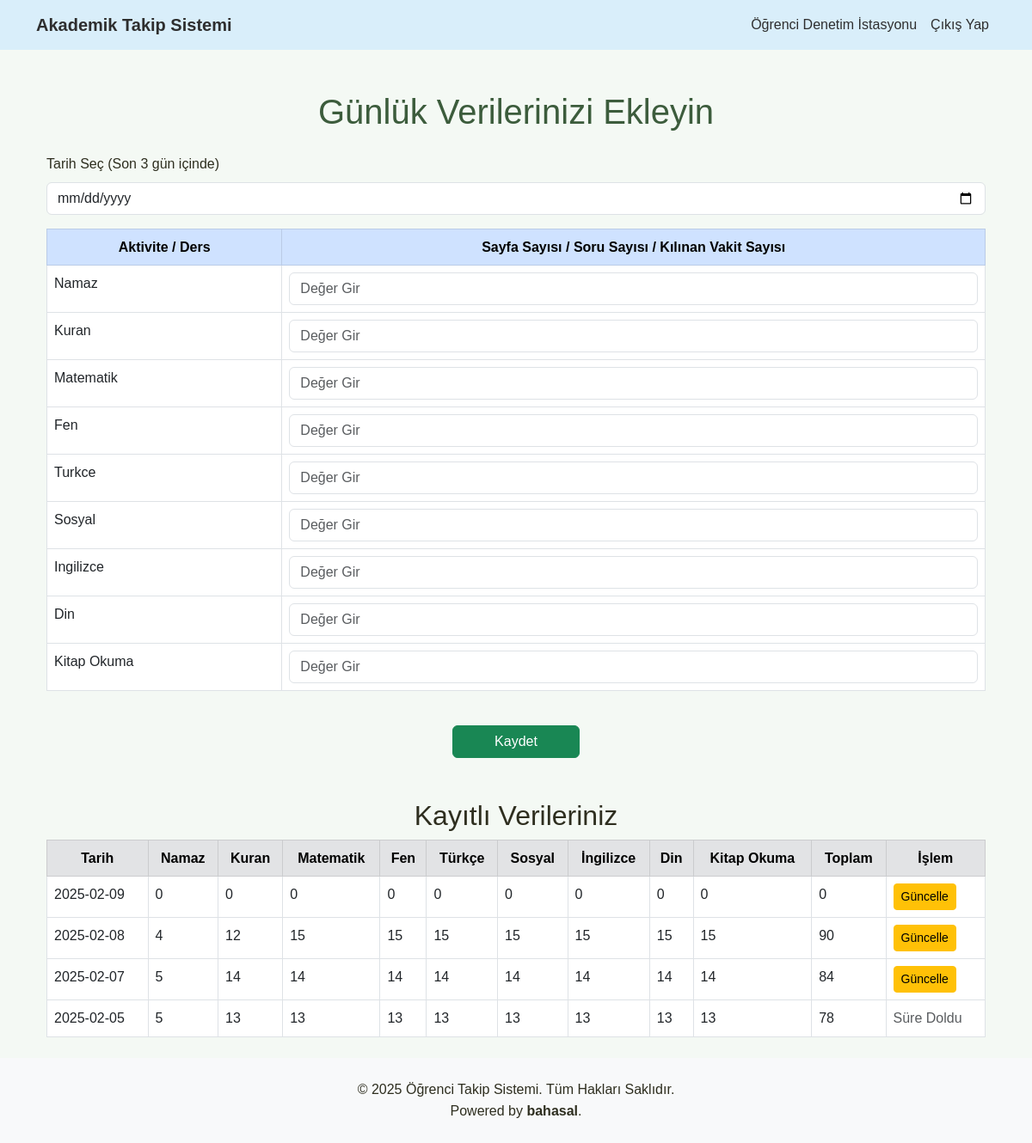
Page /ogrenci/gunluk_veri_ekle (signed in) on the committed database.
### models/veri.py (models this page shows, shortened)
class GunlukVeri(db.Model):
    __tablename__ = 'gunluk_veriler'
    id = db.Column(db.Integer, primary_key=True)
    ogrenci_id = db.Column(db.Integer, db.ForeignKey('kullanicilar.id'), nullable=False)
    tarih = db.Column(db.Date, nullable=False, default=date.today)
    namaz = db.Column(db.Integer, default=0)
    kuran = db.Column(db.Integer, default=0)
    matematik = db.Column(db.Integer, default=0)
    fen = db.Column(db.Integer, default=0)
    turkce = db.Column(db.Integer, default=0)
    sosyal = db.Column(db.Integer, default=0)
    ingilizce = db.Column(db.Integer, default=0)
    din = db.Column(db.Integer, default=0)
    kitap_okuma = db.Column(db.Integer, default=0)
    ogrenci = db.relationship('Kullanici', back_populates='gunluk_veriler')
    __table_args__ = (db.UniqueConstraint('ogrenci_id', 'tarih', name='unique_ogrenci_tarih'),)

### routes/ogrenci.py (the view, shortened to what this page needs)
@ogrenci_bp.route('/gunluk_veri_ekle', methods=['GET', 'POST'])
@login_required
def gunluk_veri_ekle():
    if not (current_user.is_ogrenci() or current_user.is_ogretmen()):
        flash('Bu sayfaya erişim izniniz yok.', 'danger')
        return redirect(url_for('ogrenci.giris'))
    bugun = datetime.today().date()
    eksik_gunleri_doldur(current_user.id)
    veriler = GunlukVeri.query.filter_by(ogrenci_id=current_user.id).order_by(GunlukVeri.tarih.desc()).all()
    toplamlar = {alan: sum(getattr(veri, alan) for veri in veriler) for alan in [
        'namaz', 'kuran', 'matematik', 'fen', 'turkce', 'sosyal', 'ingilizce', 'din', 'kitap_okuma']}
    return render_template('ogrenci/gunluk_veri_ekle.html', veriler=veriler, toplamlar=toplamlar, bugun=bugun)

### models/kullanici.py (called while the page is built)
    def is_ogrenci(self):
        return self.rol == 'ogrenci'

### routes/ogrenci.py (called while the page is built, shortened)
def eksik_gunleri_doldur(ogrenci_id):
    bugun = datetime.today().date()
    son_veri = GunlukVeri.query.filter_by(ogrenci_id=ogrenci_id).order_by(GunlukVeri.tarih.desc()).first()
    if son_veri:
        son_tarih = son_veri.tarih
    else:
        son_tarih = bugun - timedelta(days=1)
    db.session.commit()

### templates/ogrenci/gunluk_veri_ekle.html (shortened to what this page needs)
{% extends "base.html" %}
{% block content %}
<div class="container mt-5">
    <h1 class="text-center mb-4">Günlük Verilerinizi Ekleyin</h1>
    <form method="post" action="{{ url_for('ogrenci.gunluk_veri_ekle') }}">
        <div class="mb-3">
            <label for="tarih" class="form-label">Tarih Seç (Son 3 gün içinde)</label>
            <input type="date" id="tarih" name="tarih" class="form-control" max="{{ bugun }}" required>
        </div>
        <div class="table-responsive">
            <table class="table table-bordered table-hover">
                <thead class="table-primary text-center">
                    <tr>
                        <th>Aktivite / Ders</th>
                        <th>Sayfa Sayısı / Soru Sayısı / Kılınan Vakit Sayısı</th>
                    </tr>
                </thead>
                <tbody>
                    {% for alan in ["namaz", "kuran", "matematik", "fen", "turkce", "sosyal", "ingilizce", "din", "kitap_okuma"] %}
                    <tr>
                        <td>{{ alan.replace("_", " ").title() }}</td>
                        <td><input type="number" name="{{ alan }}" class="form-control" min="0" placeholder="Değer Gir"></td>
                    </tr>
                    {% endfor %}
                </tbody>
            </table>
        </div>
        <div class="text-center mt-4">
            <button type="submit" class="btn btn-success px-5">Kaydet</button>
        </div>
    </form>
    {% if veriler %}
    <div class="mt-5">
        <h2 class="text-center">Kayıtlı Verileriniz</h2>
        <table class="table table-bordered table-hover">
            <thead class="table-secondary text-center">
                <tr>
                    <th>Tarih</th>
                    <th>Namaz</th>
                    <th>Kuran</th>
                    <th>Matematik</th>
                    <th>Fen</th>
                    <th>Türkçe</th>
                    <th>Sosyal</th>
                    <th>İngilizce</th>
                    <th>Din</th>
                    <th>Kitap Okuma</th>
                    <th>Toplam</th>
                    <th>İşlem</th>
                </tr>
            </thead>
            <tbody>
                {% for veri in veriler %}
                <tr>
                    <td>{{ veri.tarih }}</td>
                    <td>{{ veri.namaz }}</td>
                    <td>{{ veri.kuran }}</td>
                    <td>{{ veri.matematik }}</td>
                    <td>{{ veri.fen }}</td>
                    <td>{{ veri.turkce }}</td>
                    <td>{{ veri.sosyal }}</td>
                    <td>{{ veri.ingilizce }}</td>
                    <td>{{ veri.din }}</td>
                    <td>{{ veri.kitap_okuma }}</td>
                    <td>{{ veri.matematik + veri.fen + veri.turkce + veri.sosyal + veri.ingilizce + veri.din }}</td>
                    <td>
                        {% if (bugun - veri.tarih).days <= 3 %}
                        <a href="{{ url_for('ogrenci.gunluk_veri_ekle') }}" class="btn btn-warning btn-sm">Güncelle</a>
                        {% else %}
                        <span class="text-muted">Süre Doldu</span>
                        {% endif %}
                    </td>
                </tr>
                {% endfor %}
            </tbody>
        </table>
    </div>
    {% endif %}
</div>
{% endblock %}

### templates/base.html (shortened to what this page needs)
<!DOCTYPE html>
<html lang="tr">
<head>
    <link rel="stylesheet" href="https://cdnjs.cloudflare.com/ajax/libs/bootstrap/5.3.0/css/bootstrap.min.css">
    <link rel="stylesheet" href="{{ url_for('static', filename='css/styles.css') }}">
</head>
<body>
    <nav class="navbar navbar-expand-lg navbar-dark bg-primary">
        <div class="container">
            <a class="navbar-brand" href="{{ url_for('anasayfa') }}">Akademik Takip Sistemi</a>
            <div class="collapse navbar-collapse" id="navbarNav">
                <ul class="navbar-nav ms-auto">
                    {% if current_user.is_authenticated %}
                        <li class="nav-item">
                            {% if current_user.rol == 'ogrenci' %}
                                <a class="nav-link" href="{{ url_for('ogrenci.ogrenci_dashboard', ogrenci_id=current_user.id) }}">Öğrenci Denetim İstasyonu</a>
                            {% elif current_user.rol == 'ogretmen' %}
                                <a class="nav-link" href="{{ url_for('ogretmen.ogretmen_dashboard') }}">Öğretmen Denetim İstasyonu</a>
                            {% elif current_user.rol == 'rehber' %}
                                <a class="nav-link" href="{{ url_for('rehber.dashboard') }}">Rehber Denetim İstasyonu</a>
                            {% endif %}
                        </li>
                        <li class="nav-item">
                            <a class="nav-link" href="{{ url_for('logout') }}">Çıkış Yap</a>
                        </li>
                    {% endif %}
                </ul>
            </div>
        </div>
    </nav>
    <div class="container mt-4">
        {% block content %}{% endblock %}
    </div>
    <footer class="text-center py-4 bg-light mt-4">
        <p class="mb-0">&copy; 2025 Öğrenci Takip Sistemi. Tüm Hakları Saklıdır.</p>
        <p class="mb-0">Powered by <strong>bahasal</strong>.</p>
    </footer>
</body>
</html>

### static/css/styles.css (style rules this page uses)
body { font-family: Arial, sans-serif; line-height: 1.6; margin: 0; padding: 0; background: #f4f9f4; color: #2e2e1f; }
h1 { text-align: center; margin: 20px 0; color: #3c5c3c; }
.navbar { background-color: #d9eefa !important; color: #2e2e2e; }
.navbar .navbar-brand { color: #2e2e2e !important; font-weight: bold; }
.navbar a.nav-link { color: #2e2e2e !important; }
button { padding: 10px 20px; background: #c7e0c7; color: #2e2e1f; border: none; border-radius: 5px; cursor: pointer; }

### rows in the picture
GunlukVeri: tarih "2025-02-09", namaz "0", kuran "0", matematik "0", fen "0", turkce "0", sosyal "0", ingilizce "0", din "0", kitap_okuma "0", matematik+fen+turkce "0"
GunlukVeri: tarih "2025-02-08", namaz "4", kuran "12", matematik "15", fen "15", turkce "15", sosyal "15", ingilizce "15", din "15", kitap_okuma "15", matematik+fen+turkce "90"
GunlukVeri: tarih "2025-02-07", namaz "5", kuran "14", matematik "14", fen "14", turkce "14", sosyal "14", ingilizce "14", din "14", kitap_okuma "14", matematik+fen+turkce "84"
GunlukVeri: tarih "2025-02-05", namaz "5", kuran "13", matematik "13", fen "13", turkce "13", sosyal "13", ingilizce "13", din "13", kitap_okuma "13", matematik+fen+turkce "78", shows "Süre Doldu"

### other values in the picture
{{ alan.replace("_", " ").title() }} "Namaz" "Kuran" "Matematik" "Fen" "Turkce" "Sosyal" "Ingilizce" "Din" "Kitap Okuma"
